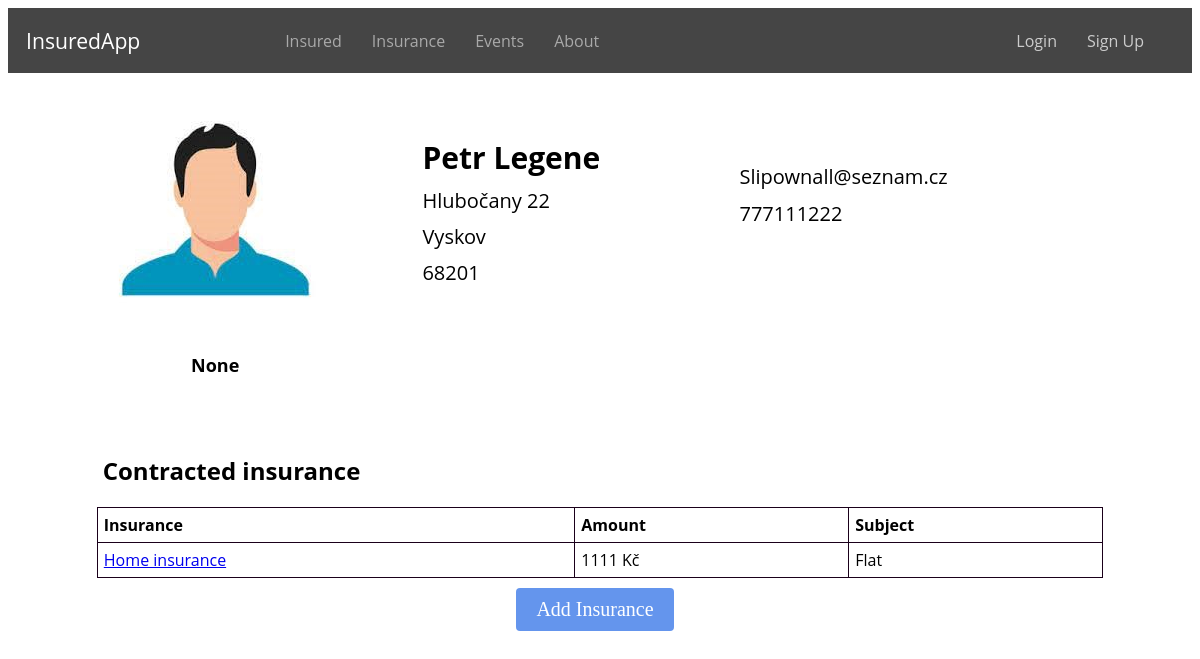
The page /insured/10/ on the database as committed earlier.
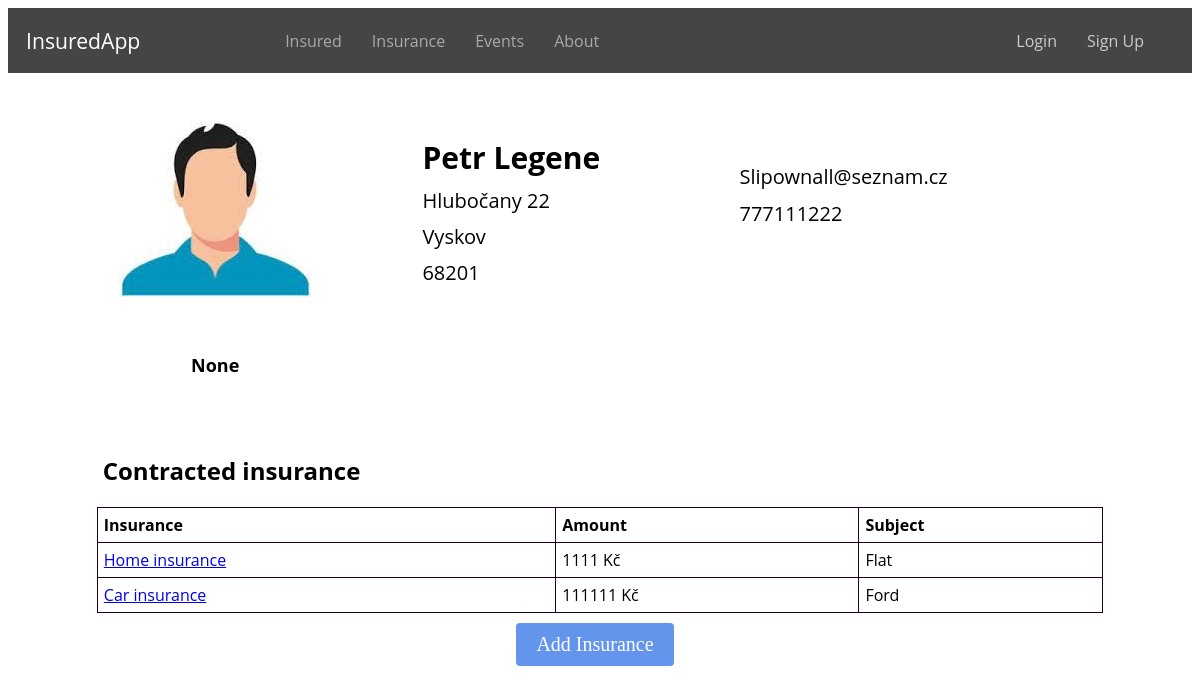
The same page on the database as committed later.
### evidence/models.py (models this page shows, shortened)
class Insurance(models.Model):
    INSURANCE_TYPE = (
        ('home', 'Home insurance'),
        ('car', 'Car insurance'),
        ('property', 'Property insurance'),
    )
    insurance = models.ManyToManyField(Insured, related_name='insurance')
    type = models.CharField(max_length=32, choices=INSURANCE_TYPE)
    subject = models.CharField(max_length=32)
    amount = models.CharField(max_length=32)
    valid_from = models.DateField()
    valid_until = models.DateField()
    class Meta:
        ordering = ['id']

### evidence/views.py (the view)
# urls.py: path('insured/<int:insured_id>/', views.insured_detail, name='insured_detail'),
def insured_detail(request, insured_id):
    insured = get_object_or_404(Insured, pk=insured_id)
    return render(request, 'insured_detail.html', {'insured': insured, 'insured_id': insured_id})

### evidence/templates/insured_detail.html (shortened to what this page needs)
{% extends 'base.html' %}
{% load static %}
{% block content %}
    <div class="insured-info">
        <div class="thumbnail">
            {% if insured.profile_photo %}
                <img src="{{ insured.profile_photo.url }}" alt="Thumbnail">
                <p class="role">{{ insured.get_role_display }}</p>
            {% else %}
                <img src="{% static 'evidence/default_thumbnail.jpg' %}" alt="Default Thumbnail">
                <p class="role">{{ insured.get_role_display }}</p>
            {% endif %}
        </div>
        <div class="personal-info">
            <p class="name">{{ insured.first_name }} {{ insured.last_name }}</p>
            <p>{{ insured.street }}</p>
            <p>{{ insured.city }}</p>
            <p>{{ insured.zipcode }}</p>
        </div>
        <div class="contact-info">
            <p>{{ insured.email }}</p>
            <p>{{ insured.phone }}</p>
        </div>
    </div>
    <div class="insured-policies">
        <h2 class="insured-h">Contracted insurance</h2>
        <table class="policies-table">
            <thead>
                <tr>
                    <th>Insurance</th>
                    <th>Amount</th>
                    <th>Subject</th>
                </tr>
            </thead>
            <tbody>
            {% for policy in insured.insurance.all %}
                <tr>
                    <td><a href="{% url 'insurance_detail' insurance_id=policy.id %}">{{ policy.get_type_display }}</a></td>
                    <td>{{ policy.amount }} Kč</td>
                    <td>{{ policy.subject }}</td>
                </tr>
            {% endfor %}
            </tbody>
        </table>
    </div>
    <div class="main-buttons">
        <a href="{% url 'add_insurance' insured_id=insured.id %}" class="button button-add">Add Insurance</a>
    </div>
{% endblock %}

Rows that differ between the two databases and show on the page:
added Insurance: type "Car insurance", amount "111111", subject "Ford"
